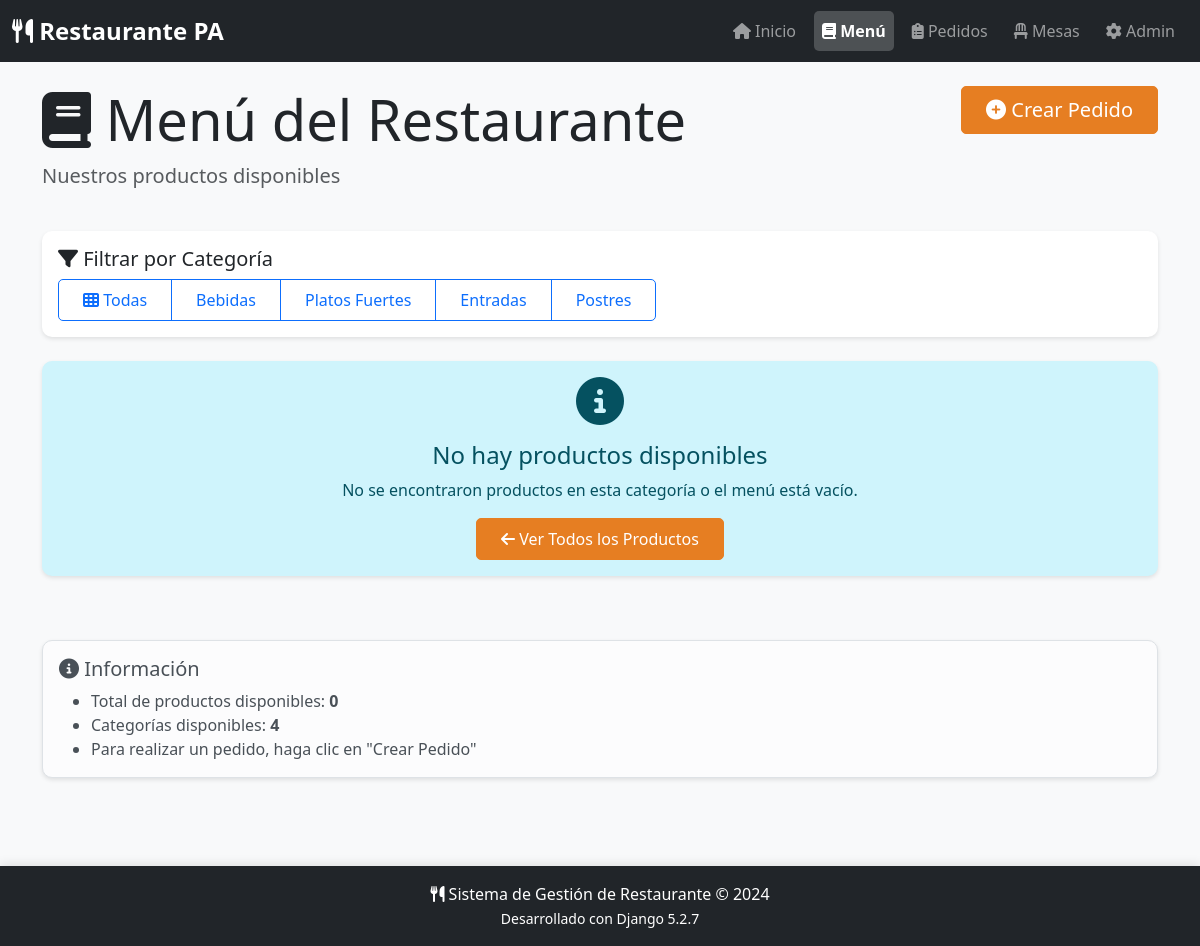
/menu/?categoria=9, run on an earlier commit of the app's database.
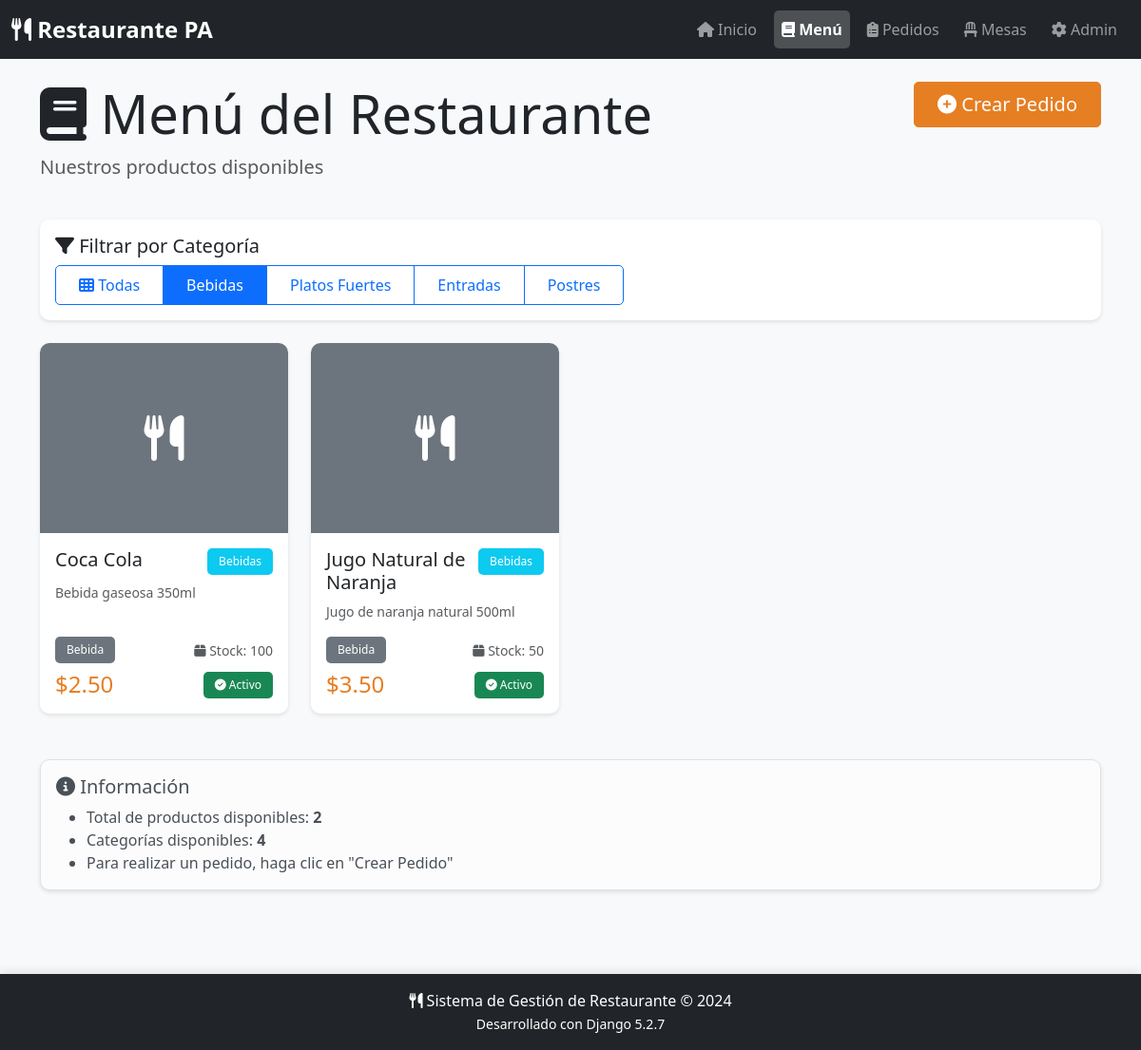
And on a later commit of the database.
### core/models.py (models this page shows, shortened)
class Categoria(models.Model):
    nombre = models.CharField(max_length=100)

class Item(models.Model):
    nombre = models.CharField(max_length=255)
    descripcion = models.TextField(blank=True, null=True)
    precio = models.DecimalField(max_digits=10, decimal_places=2)
    costo = models.DecimalField(max_digits=10, decimal_places=2, default=0)
    stock = models.IntegerField(default=0)
    imagen = models.CharField(max_length=255, blank=True, null=True)
    categoria = models.ForeignKey(Categoria, on_delete=models.PROTECT)
    estado = models.ForeignKey(Estado, on_delete=models.PROTECT)
    tipo_item = models.ForeignKey(TipoItem, on_delete=models.PROTECT)

class TipoItem(models.Model):
    nombre = models.CharField(max_length=100)

class Estado(models.Model):
    nombre = models.CharField(max_length=100)
    tipo_estado = models.ForeignKey(TipoEstado, on_delete=models.PROTECT)

### core/views.py (the view)
# urls.py: path('menu/', views.menu, name='menu'),
def menu(request):
    categorias = Categoria.objects.all()
    items = Item.objects.filter(estado__nombre='Activo').select_related(
        'categoria', 'tipo_item', 'estado'
    )
    categoria_id = request.GET.get('categoria')
    if categoria_id:
        items = items.filter(categoria_id=categoria_id)
    context = {
        'categorias': categorias,
        'items': items,
        'categoria_seleccionada': int(categoria_id) if categoria_id else None,
    }
    return render(request, 'core/menu.html', context)

### core/templates/core/menu.html (shortened to what the changed rows need)
{% extends 'base.html' %}
{% block content %}
<div class="container">
    <div class="row mb-4">
        <div class="col-md-8">
            <h1 class="display-4">
                <i class="fas fa-book"></i> Menú del Restaurante
            </h1>
        </div>
    </div>
    <div class="row mb-4">
        <div class="col-12">
            <div class="card">
                <div class="card-body">
                    <div class="btn-group flex-wrap" role="group">
                        <a href="{% url 'core:menu' %}"
                           class="btn btn-outline-primary {% if not categoria_seleccionada %}active{% endif %}">
                            <i class="fas fa-th"></i> Todas
                        </a>
                        {% for categoria in categorias %}
                        <a href="?categoria={{ categoria.id }}"
                           class="btn btn-outline-primary {% if categoria_seleccionada == categoria.id %}active{% endif %}">
                            {{ categoria.nombre }}
                        </a>
                        {% endfor %}
                    </div>
                </div>
            </div>
        </div>
    </div>
    <div class="row g-4">
        {% if items %}
            {% for item in items %}
            <div class="col-md-6 col-lg-4 col-xl-3">
                <div class="card h-100 menu-item-card hover-shadow">
                    {% if item.imagen %}
                        <img src="{{ item.imagen }}" class="card-img-top menu-item-img" alt="{{ item.nombre }}">
                    {% else %}
                        <div class="card-img-top menu-item-img bg-secondary d-flex align-items-center justify-content-center">
                            <i class="fas fa-utensils fa-3x text-white"></i>
                        </div>
                    {% endif %}
                    <div class="card-body d-flex flex-column">
                        <div class="d-flex justify-content-between align-items-start mb-2">
                            <h5 class="card-title mb-0">{{ item.nombre }}</h5>
                            <span class="badge bg-info">{{ item.categoria.nombre }}</span>
                        </div>
                        {% if item.descripcion %}
                        <p class="card-text text-muted small">{{ item.descripcion|truncatewords:15 }}</p>
                        {% endif %}
                        <div class="mt-auto">
                            <div class="d-flex justify-content-between align-items-center mb-2">
                                <span class="badge bg-secondary">{{ item.tipo_item.nombre }}</span>
                                <span class="text-muted small">
                                    <i class="fas fa-box"></i> Stock: {{ item.stock }}
                                </span>
                            </div>
                            <div class="d-flex justify-content-between align-items-center">
                                <h4 class="text-primary mb-0">${{ item.precio }}</h4>
                                <span class="badge bg-success">
                                    <i class="fas fa-check-circle"></i> {{ item.estado.nombre }}
                                </span>
                            </div>
                        </div>
                    </div>
                </div>
            </div>
            {% endfor %}
        {% else %}
            <div class="col-12">
                <div class="alert alert-info text-center">
                    <i class="fas fa-info-circle fa-3x mb-3"></i>
                    <h4>No hay productos disponibles</h4>
                    <p>No se encontraron productos en esta categoría o el menú está vacío.</p>
                    <a href="{% url 'core:menu' %}" class="btn btn-primary">
                        <i class="fas fa-arrow-left"></i> Ver Todos los Productos
                    </a>
                </div>
            </div>
        {% endif %}
    </div>
    <div class="row mt-5">
        <div class="col-12">
            <div class="alert alert-light border">
                <ul class="mb-0">
                    <li>Total de productos disponibles: <strong>{{ items|length }}</strong></li>
                </ul>
            </div>
        </div>
    </div>
</div>
{% endblock %}

What changed in the data, as far as the page shows it:
added Item: nombre "Coca Cola", categoria.nombre "Bebidas", descripcion "Bebida gaseosa 350ml", tipo_item.nombre "Bebida", stock "100", precio "2.50", estado.nombre "Activo"
added Item: nombre "Jugo Natural de Naranja", categoria.nombre "Bebidas", descripcion "Jugo de naranja natural 500ml", tipo_item.nombre "Bebida", stock "50", precio "3.50", estado.nombre "Activo"
Also different on the page:
{{ items|length }}: "0" → "2"
text no longer shown: "No hay productos disponibles No se encontraron productos en esta categoría o el menú está vacío. Ver Todos los Productos"
